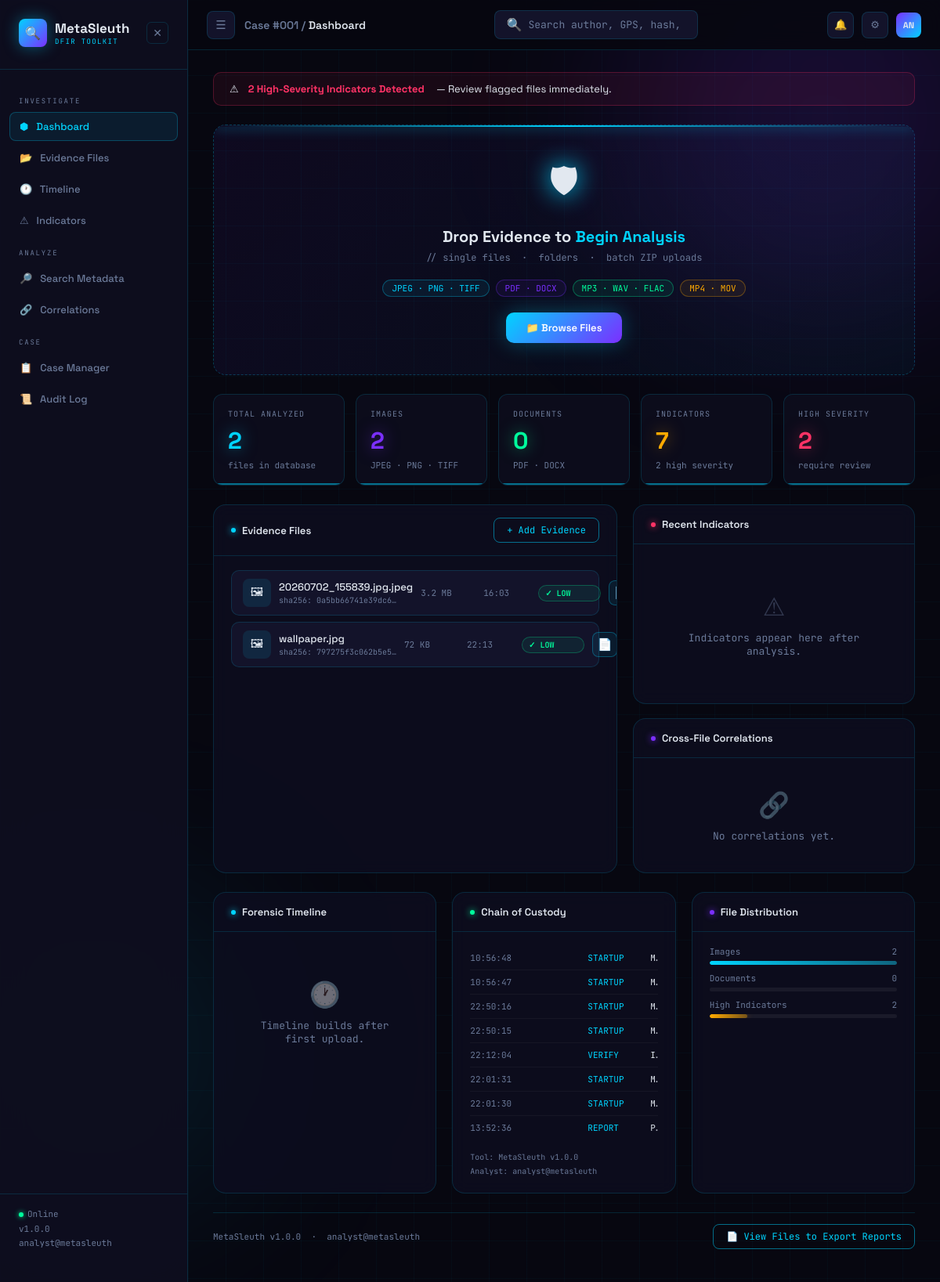
The page / on the database its author committed.
### tables this page shows
CREATE TABLE files (
            id          INTEGER PRIMARY KEY AUTOINCREMENT,
            filename    TEXT NOT NULL,
            file_type   TEXT NOT NULL,
            file_size   INTEGER,
            md5         TEXT,
            sha1        TEXT,
            sha256      TEXT,
            upload_time TEXT NOT NULL,
            analyst     TEXT
        );

CREATE TABLE audit_log (
            id        INTEGER PRIMARY KEY AUTOINCREMENT,
            timestamp TEXT NOT NULL,
            action    TEXT NOT NULL,
            detail    TEXT,
            analyst   TEXT,
            tool_ver  TEXT
        );

### app.py (the view)
@app.route('/')
def dashboard():
    files        = get_all_files()
    stats        = get_dashboard_stats()
    audit_log    = get_audit_log()
    correlations = get_correlations()
    gps_findings = get_gps_findings()
    return render_template('dashboard.html',
                           files        = files,
                           stats        = stats,
                           audit_log    = audit_log,
                           correlations = correlations,
                           gps_findings = gps_findings,
                           analyst      = ANALYST_NAME,
                           version      = TOOL_VERSION)

### database/db.py (called while the page is built)
def get_connection():
    conn = sqlite3.connect(DATABASE)
    conn.row_factory = sqlite3.Row
    return conn

def get_all_files():
    conn = get_connection()
    cursor = conn.cursor()
    cursor.execute('''
        SELECT f.*,
        COUNT(DISTINCT i.id) as indicator_count,
        MAX(i.severity) as highest_severity
        FROM files f
        LEFT JOIN indicators i ON f.id = i.file_id
        GROUP BY f.id
        ORDER BY f.upload_time DESC
    ''')
    rows = cursor.fetchall()
    conn.close()
    return rows

def get_audit_log():
    conn = get_connection()
    cursor = conn.cursor()
    cursor.execute('SELECT * FROM audit_log ORDER BY timestamp DESC LIMIT 50')
    rows = cursor.fetchall()
    conn.close()
    return rows

def get_dashboard_stats():
    conn = get_connection()
    cursor = conn.cursor()
    stats = {}
    cursor.execute('SELECT COUNT(*) FROM files')
    stats['total'] = cursor.fetchone()[0]
    cursor.execute("SELECT COUNT(*) FROM files WHERE file_type = 'image'")
    stats['images'] = cursor.fetchone()[0]
    cursor.execute("SELECT COUNT(*) FROM files WHERE file_type IN ('pdf','word')")
    stats['documents'] = cursor.fetchone()[0]
    cursor.execute('SELECT COUNT(*) FROM indicators')
    stats['total_indicators'] = cursor.fetchone()[0]
    cursor.execute("SELECT COUNT(*) FROM indicators WHERE severity = 'HIGH'")
    stats['high'] = cursor.fetchone()[0]
    conn.close()
    return stats

def get_gps_findings():
    conn = get_connection()
    cursor = conn.cursor()
    cursor.execute('''
        SELECT f.filename, f.id, m.value as gps
        FROM files f
        JOIN metadata m ON f.id = m.file_id
        WHERE m.key = 'GPS Coordinates'
        ORDER BY f.upload_time DESC
    ''')
    rows = cursor.fetchall()
    conn.close()
    return [dict(r) for r in rows]

### templates/dashboard.html (shortened to what this page needs)
{% extends 'base.html' %}
{% block breadcrumb %}Case #001 / <span>Dashboard</span>{% endblock %}
{% block content %}
{% if stats.high > 0 %}
<div style="
    display: flex;
    align-items: center;
    gap: 12px;
    padding: 12px 20px;
    background: rgba(255, 51, 102, 0.07);
    border: 1px solid rgba(255, 51, 102, 0.25);
    border-radius: 10px;
    font-size: 13px;
">
    <span>&#9888;</span>
    <strong style="color: var(--alert);">
        {{ stats.high }} High-Severity Indicator{{ 's' if stats.high != 1 }} Detected
    </strong>
    &nbsp;&mdash; Review flagged files immediately.
</div>
{% endif %}
<div class="upload-zone" id="drop-zone">
    <div class="scan-line"></div>
    <div class="upload-icon">&#128737;</div>
    <div class="upload-title">
        Drop Evidence to <em>Begin Analysis</em>
    </div>
    <div class="upload-sub">
        // single files &nbsp;&middot;&nbsp; folders &nbsp;&middot;&nbsp; batch ZIP uploads
    </div>
    <div class="type-badges">
        <span class="badge img">JPEG &middot; PNG &middot; TIFF</span>
        <span class="badge doc">PDF &middot; DOCX</span>
        <span class="badge aud">MP3 &middot; WAV &middot; FLAC</span>
        <span class="badge vid">MP4 &middot; MOV</span>
    </div>
    <button
        class="upload-btn"
        onclick="document.getElementById('file-input').click()"
    >
        &#128193; Browse Files
    </button>
</div>
<div class="stats-row">
    <div class="stat-card">
        <div class="stat-label">Total Analyzed</div>
        <div class="stat-value c-cyan">{{ stats.total }}</div>
        <div class="stat-meta">files in database</div>
    </div>
    <div class="stat-card">
        <div class="stat-label">Images</div>
        <div class="stat-value c-violet">{{ stats.images }}</div>
        <div class="stat-meta">JPEG &middot; PNG &middot; TIFF</div>
    </div>
    <div class="stat-card">
        <div class="stat-label">Documents</div>
        <div class="stat-value c-ok">{{ stats.documents }}</div>
        <div class="stat-meta">PDF &middot; DOCX</div>
    </div>
    <div class="stat-card">
        <div class="stat-label">Indicators</div>
        <div class="stat-value c-warn">{{ stats.total_indicators }}</div>
        <div class="stat-meta">{{ stats.high }} high severity</div>
    </div>
    <div class="stat-card">
        <div class="stat-label">High Severity</div>
        <div class="stat-value c-alert">{{ stats.high }}</div>
        <div class="stat-meta">require review</div>
    </div>
</div>
<div class="two-col">
    <div class="panel">
        <div class="panel-head">
            <div class="panel-title">
                <span class="dot"></span>
                Evidence Files
            </div>
            <button
                class="btn-outline"
                onclick="document.getElementById('file-input').click()"
            >
                + Add Evidence
            </button>
        </div>
        <div class="panel-body">
            {% if files %}
            <div class="file-list">
                {% for f in files %}
                <div class="file-row" id="file-row-{{ f.id }}">
                    <a href="/file/{{ f.id }}"
                        style="display:contents; text-decoration:none; color:inherit;"
                    >
                        <div class="file-icon
                            {% if   f.file_type == 'image' %}fi-image
                            {% elif f.file_type == 'pdf'   %}fi-pdf
                            {% elif f.file_type == 'word'  %}fi-word
                            {% elif f.file_type == 'audio' %}fi-audio
                            {% elif f.file_type == 'video' %}fi-video
                            {% else %}fi-zip{% endif %}">
                            {% if   f.file_type == 'image' %}&#128444;
                            {% elif f.file_type == 'pdf'   %}&#128196;
                            {% elif f.file_type == 'word'  %}&#128221;
                            {% elif f.file_type == 'audio' %}&#127925;
                            {% elif f.file_type == 'video' %}&#127916;
                            {% else %}&#128230;{% endif %}
                        </div>
                        <div>
                            <div class="file-name">{{ f.filename }}</div>
                            <div class="file-hash">
                                sha256:&nbsp;{{ f.sha256[:16] if f.sha256 else 'N/A' }}&hellip;
                            </div>
                        </div>
                        <div class="file-size">
                            {% if f.file_size %}
                                {% if f.file_size > 1048576 %}
                                    {{ "%.1f"|format(f.file_size / 1048576) }} MB
                                {% else %}
                                    {{ "%.0f"|format(f.file_size / 1024) }} KB
                                {% endif %}
                            {% endif %}
                        </div>
                        <div class="file-time">
                            {{ f.upload_time[11:16] if f.upload_time else '' }}
                        </div>
                        <span class="sev-chip sev-{{ f.highest_severity or 'NONE' }}">
                            {% if   f.highest_severity == 'HIGH'   %}&#9888; HIGH
                            {% elif f.highest_severity == 'MEDIUM' %}&#9889; MED
                            {% elif f.highest_severity == 'LOW'    %}&#10003; LOW
                            {% else %}&mdash; NONE{% endif %}
                        </span>
                        <button
                        title="Export PDF report"
                        onclick="window.location.href='/report/{{ f.id }}'"
                        style="width:32px; height:32px; border-radius:8px; border:1px solid rgba(0,212,255,0.3); background:rgba(0,212,255,0.08); color:var(--cyan); font-size:15px; cursor:pointer; display:flex; align-items:center; justify-content:center; transition:all 0.2s; flex-shrink:0;"
                        onmouseover="this.style.background='rgba(0,212,255,0.2)'"
                        onmouseout="this.style.background='rgba(0,212,255,0.08)'"
                    >
                        &#128196;
                    </button>
                </div>
                {% endfor %}
            </div>
            {% else %}
            <div class="empty">
                <div class="empty-icon">&#128194;</div>
                No evidence files yet.<br>
                Drop a file above to begin.
            </div>
            {% endif %}
        </div>
    </div>
    <div style="display: flex; flex-direction: column; gap: 18px;">
        <div class="panel">
            <div class="panel-head">
                <div class="panel-title">
                    <span class="dot a"></span>
                    Recent Indicators
                </div>
            </div>
            <div class="panel-body">
                <div class="ind-list" id="indicator-panel">
                    <div class="empty">
                        <div class="empty-icon">&#9888;</div>
                        Indicators appear here after analysis.
                    </div>
                </div>
            </div>
        </div>
        <div class="panel">
            <div class="panel-head">
                <div class="panel-title">
                    <span class="dot v"></span>
                    Cross-File Correlations
                </div>
            </div>
            <div class="panel-body">
                {% if correlations.shared_authors %}
                    <div style="
                        font-size: 10px;
                        font-family: var(--mono);
                        color: var(--muted);
                        letter-spacing: 0.1em;
                        text-transform: uppercase;
                        margin-bottom: 10px;
                    ">
                        Shared Authors
                    </div>
                    <div class="corr-grid">
                        {% for row in correlations.shared_authors %}
                        <div class="corr-card">
                            <div class="corr-val">{{ row.author }}</div>
                            <div class="corr-meta">{{ row.file_count }} files</div>
                        </div>
                        {% endfor %}
                    </div>
                {% else %}
                    <div class="empty" style="padding: 20px 0;">
                        <div class="empty-icon">&#128279;</div>
                        No correlations yet.
                    </div>
                {% endif %}
            </div>
        </div>
    </div>
</div>
<div class="three-col">
    <div class="panel">
        <div class="panel-head">
            <div class="panel-title">
                <span class="dot"></span>
                Forensic Timeline
            </div>
        </div>
        <div class="panel-body">
            <div class="tl" id="timeline-panel">
                <div class="empty">
                    <div class="empty-icon">&#128336;</div>
                    Timeline builds after first upload.
                </div>
            </div>
        </div>
    </div>
    <div class="panel">
        <div class="panel-head">
            <div class="panel-title">
                <span class="dot o"></span>
                Chain of Custody
            </div>
        </div>
        <div class="panel-body">
            {% if audit_log %}
                <div class="audit-list">
                    {% for entry in audit_log[:8] %}
                    <div class="audit-row">
                        <span class="audit-time">
                            {{ entry.timestamp[11:19] if entry.timestamp else '' }}
                        </span>
                        <span class="audit-action">{{ entry.action }}</span>
                        <span class="audit-detail">{{ entry.detail }}</span>
                    </div>
                    {% endfor %}
                </div>
            {% else %}
                <div class="empty">No audit entries yet.</div>
            {% endif %}
            <div style="
                margin-top: 14px;
                font-size: 10px;
                font-family: var(--mono);
                color: var(--muted);
                line-height: 1.8;
            ">
                Tool: MetaSleuth v{{ version }}<br>
                Analyst: {{ analyst }}
            </div>
        </div>
    </div>
    <div class="panel">
        <div class="panel-head">
            <div class="panel-title">
                <span class="dot v"></span>
                File Distribution
            </div>
        </div>
        <div class="panel-body">
            {% set total = stats.total if stats.total > 0 else 1 %}
            <div class="bar-row">
                <div class="bar-label">
                    <span>Images</span>
                    <span>{{ stats.images }}</span>
                </div>
                <div class="bar-track">
                    <div
                        class="bar-fill bf-cyan"
                        style="width: {{ (stats.images / total * 100) | int }}%"
                    ></div>
                </div>
            </div>
            <div class="bar-row">
                <div class="bar-label">
                    <span>Documents</span>
                    <span>{{ stats.documents }}</span>
                </div>
                <div class="bar-track">
                </div>
            </div>
            <div class="bar-row">
                <div class="bar-label">
                    <span>High Indicators</span>
                    <span>{{ stats.high }}</span>
                </div>
                <div class="bar-track">
                    <div
                        class="bar-fill bf-warn"
                        style="width: {{ [stats.high * 10, 100] | min }}%"
                    ></div>
                </div>
            </div>
        </div>
    </div>
</div>
<div class="page-foot">
    <span>MetaSleuth v{{ version }} &nbsp;&middot;&nbsp; {{ analyst }}</span>
    <a href="/evidence" class="btn-outline">&#128196; View Files to Export Reports</a>
</div>
{% endblock %}

### rows shown on the page
files: filename "20260702_155839.jpg.jpeg", sha256 "0a5bb66741e39dc6", f.file_size/1048576 "3.2", upload_time "16:03"
files: filename "wallpaper.jpg", sha256 "797275f3c062b5e5", f.file_size/1024 "72", upload_time "22:13"
audit_log: timestamp "10:56:48", action "STARTUP"
audit_log: timestamp "10:56:47", action "STARTUP"
audit_log: timestamp "22:50:16", action "STARTUP"
audit_log: timestamp "22:50:15", action "STARTUP"
audit_log: timestamp "22:12:04", action "VERIFY"
audit_log: timestamp "22:01:31", action "STARTUP"
audit_log: timestamp "22:01:30", action "STARTUP"
audit_log: timestamp "13:52:36", action "REPORT"

### other values the page prints
{{ version if version else '1.0.0' }} "1.0.0"
{{ analyst if analyst else 'analyst@metasleuth' }} "analyst@metasleuth"
{{ stats.high }} "2"
{{ 's' if stats.high != 1 }} "s"
{{ stats.total }} "2"
{{ stats.images }} "2"
{{ stats.documents }} "0"
{{ stats.total_indicators }} "7"
{{ version }} "1.0.0"
{{ analyst }} "analyst@metasleuth"
